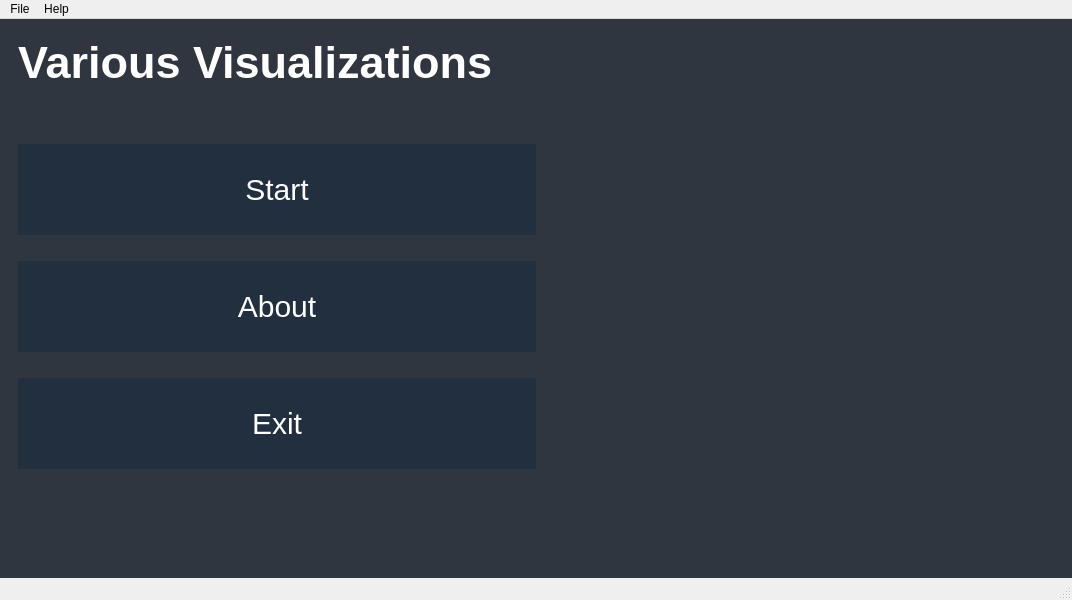
<?xml version="1.0" encoding="UTF-8"?>
<ui version="4.0">
 <class>MainWindow</class>
 <widget class="QMainWindow" name="MainWindow">
  <property name="geometry">
   <rect>
    <x>0</x>
    <y>0</y>
    <width>1072</width>
    <height>600</height>
   </rect>
  </property>
  <property name="windowTitle">
   <string>MainWindow</string>
  </property>
  <property name="styleSheet">
   <string notr="true"/>
  </property>
  <widget class="QWidget" name="centralwidget">
   <property name="styleSheet">
    <string notr="true">QWidget{
background-color:#2f3640;
}</string>
   </property>
   <layout class="QVBoxLayout" name="verticalLayout_3">
    <item>
     <widget class="QStackedWidget" name="stackedWidget">
      <property name="enabled">
       <bool>true</bool>
      </property>
      <property name="acceptDrops">
       <bool>false</bool>
      </property>
      <property name="currentIndex">
       <number>0</number>
      </property>
      <widget class="QWidget" name="MainMenu">
       <property name="styleSheet">
        <string notr="true">QPushButton{
font-size:30px;
border:0;
padding:5px;
background-color:#222f3e;
color:white;
}

QPushButton:hover{
	background-color:#576574;
}</string>
       </property>
       <layout class="QVBoxLayout" name="verticalLayout">
        <item>
         <widget class="QLabel" name="label">
          <property name="styleSheet">
           <string notr="true">QLabel{
font-size:45px;
font-weight:bold;
color:white;
}</string>
          </property>
          <property name="text">
           <string>Various Visualizations</string>
          </property>
         </widget>
        </item>
        <item>
         <spacer name="verticalSpacer_2">
          <property name="orientation">
           <enum>Qt::Vertical</enum>
          </property>
          <property name="sizeType">
           <enum>QSizePolicy::Minimum</enum>
          </property>
          <property name="sizeHint" stdset="0">
           <size>
            <width>0</width>
            <height>50</height>
           </size>
          </property>
         </spacer>
        </item>
        <item>
         <layout class="QHBoxLayout" name="horizontalLayout_4">
          <item>
           <widget class="QPushButton" name="startButton">
            <property name="sizePolicy">
             <sizepolicy hsizetype="Expanding" vsizetype="Expanding">
              <horstretch>0</horstretch>
              <verstretch>0</verstretch>
             </sizepolicy>
            </property>
            <property name="styleSheet">
             <string notr="true"/>
            </property>
            <property name="text">
             <string>Start</string>
            </property>
           </widget>
          </item>
          <item>
           <spacer name="horizontalSpacer">
            <property name="orientation">
             <enum>Qt::Horizontal</enum>
            </property>
            <property name="sizeHint" stdset="0">
             <size>
              <width>40</width>
              <height>20</height>
             </size>
            </property>
           </spacer>
          </item>
         </layout>
        </item>
        <item>
         <spacer name="verticalSpacer_3">
          <property name="orientation">
           <enum>Qt::Vertical</enum>
          </property>
          <property name="sizeType">
           <enum>QSizePolicy::Fixed</enum>
          </property>
          <property name="sizeHint" stdset="0">
           <size>
            <width>20</width>
            <height>20</height>
           </size>
          </property>
         </spacer>
        </item>
        <item>
         <layout class="QHBoxLayout" name="horizontalLayout_5">
          <item>
           <widget class="QPushButton" name="aboutButton">
            <property name="sizePolicy">
             <sizepolicy hsizetype="Expanding" vsizetype="Expanding">
              <horstretch>0</horstretch>
              <verstretch>0</verstretch>
             </sizepolicy>
            </property>
            <property name="styleSheet">
             <string notr="true"/>
            </property>
            <property name="text">
             <string>About</string>
            </property>
           </widget>
          </item>
          <item>
           <spacer name="horizontalSpacer_2">
            <property name="orientation">
             <enum>Qt::Horizontal</enum>
            </property>
            <property name="sizeHint" stdset="0">
             <size>
              <width>40</width>
              <height>20</height>
             </size>
            </property>
           </spacer>
          </item>
         </layout>
        </item>
        <item>
         <spacer name="verticalSpacer_4">
          <property name="orientation">
           <enum>Qt::Vertical</enum>
          </property>
          <property name="sizeType">
           <enum>QSizePolicy::Fixed</enum>
          </property>
          <property name="sizeHint" stdset="0">
           <size>
            <width>20</width>
            <height>20</height>
           </size>
          </property>
         </spacer>
        </item>
        <item>
         <layout class="QHBoxLayout" name="horizontalLayout_6">
          <item>
           <widget class="QPushButton" name="exitButton">
            <property name="sizePolicy">
             <sizepolicy hsizetype="Expanding" vsizetype="Expanding">
              <horstretch>0</horstretch>
              <verstretch>0</verstretch>
             </sizepolicy>
            </property>
            <property name="styleSheet">
             <string notr="true"/>
            </property>
            <property name="text">
             <string>Exit</string>
            </property>
           </widget>
          </item>
          <item>
           <spacer name="horizontalSpacer_3">
            <property name="orientation">
             <enum>Qt::Horizontal</enum>
            </property>
            <property name="sizeHint" stdset="0">
             <size>
              <width>40</width>
              <height>20</height>
             </size>
            </property>
           </spacer>
          </item>
         </layout>
        </item>
        <item>
         <spacer name="verticalSpacer">
          <property name="orientation">
           <enum>Qt::Vertical</enum>
          </property>
          <property name="sizeHint" stdset="0">
           <size>
            <width>20</width>
            <height>40</height>
           </size>
          </property>
         </spacer>
        </item>
       </layout>
      </widget>
     </widget>
    </item>
   </layout>
  </widget>
  <widget class="QMenuBar" name="menubar">
   <property name="geometry">
    <rect>
     <x>0</x>
     <y>0</y>
     <width>1072</width>
     <height>22</height>
    </rect>
   </property>
   <widget class="QMenu" name="menuFile">
    <property name="title">
     <string>File</string>
    </property>
    <addaction name="actionSettings"/>
    <addaction name="separator"/>
    <addaction name="actionExit"/>
   </widget>
   <widget class="QMenu" name="menuHelp">
    <property name="title">
     <string>Help</string>
    </property>
    <addaction name="actionAbout_this_project"/>
    <addaction name="actionAbout_Qt"/>
   </widget>
   <addaction name="menuFile"/>
   <addaction name="menuHelp"/>
  </widget>
  <widget class="QStatusBar" name="statusbar"/>
  <action name="actionAbout_this_project">
   <property name="text">
    <string>About this project</string>
   </property>
  </action>
  <action name="actionAbout_Qt">
   <property name="text">
    <string>About Qt</string>
   </property>
  </action>
  <action name="actionExit">
   <property name="text">
    <string>Quit</string>
   </property>
   <property name="shortcut">
    <string>Ctrl+Q</string>
   </property>
  </action>
  <action name="actionSettings">
   <property name="text">
    <string>Settings</string>
   </property>
   <property name="shortcut">
    <string>Ctrl+S</string>
   </property>
  </action>
 </widget>
 <resources/>
 <connections/>
</ui>
